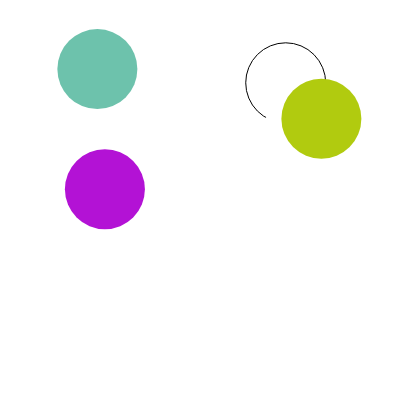
Frame 1 (no input)
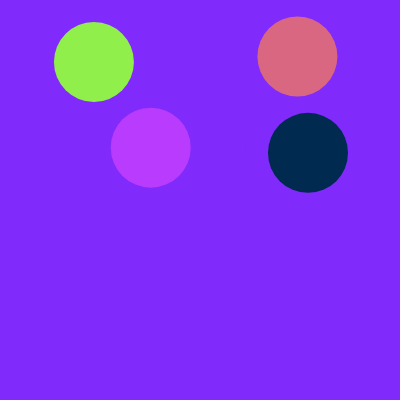
Frame 60 (no input)
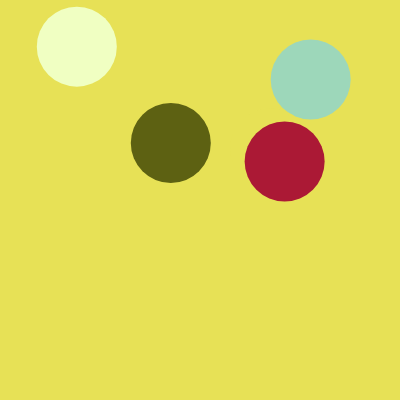
Frame 120 (the mouse pressed at the canvas centre since frame 60)

The p5.js sketch that drew these frames (run headless with seeded random() and noise() and a simulated clock; from frame 60 on, the mouse is pressed at the canvas centre):

// p5.js sketch
// ── sketch.js
// quiero hacer cinco elipses
// esas elipses quiero que partan
// en lugares aleatorios
// y que despues se muevan
// aleatoriamente por el lienzo

let numElipses = 5;
let R = 255;
let G = 255;
let B = 255;

// posX y posY son arreglos vacios
let posX = [];
let posY = [];


function setup() {
  createCanvas(400, 400);
  
  // creo condiciones iniciales
  // para posX y posY de todas las elipses
  for (let i = 0; i < numElipses; i++) {
    posX.push(random(0, 400));
    posY.push(random(0, 400));
  }
  
}

function draw() {

  background(R ,G ,B );
  // dibuja las elipses
  for (let i = 0; i < numElipses; i++) {
    ellipse(posX[i], posY[i], 80, 80);
    noStroke();
    fill(R ,G ,B );
    R=(random(0,255));
    G=(random(0,255));
    B=(random(0,255));
  }
  
  // actualizar coordenadas
  for (let i = 0; i < numElipses; i++) {
    posX[i] = posX[i] + random(-5, 5);
    posY[i] = posY[i] + random(-5, 5);
  }
  
  // SUGERENCIA JULIO: FILL
  // SUGERENCIA GABITO: FILL RANDOM COLOR POR CADA TICK
 
  
  //posX1 = posX1 + random(-2, 2);
  //posY1 = posY1 + random(-2, 2);
  
}
